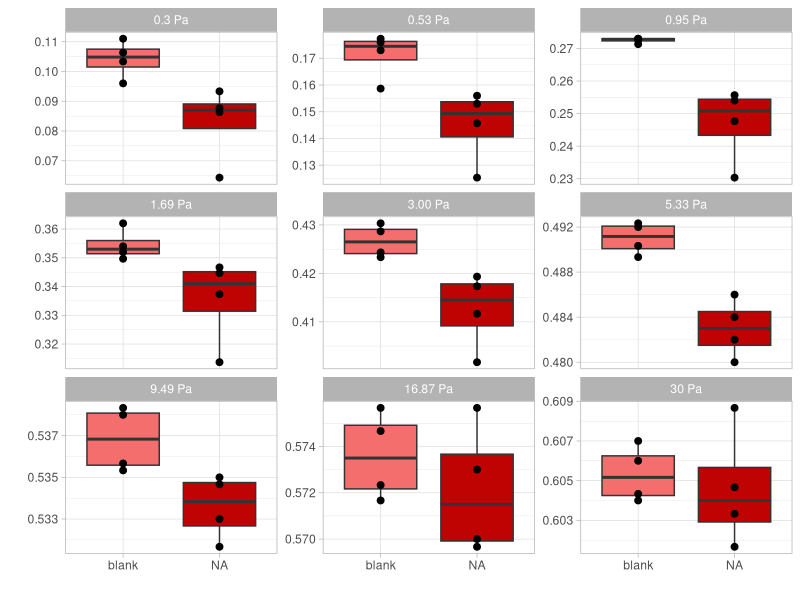
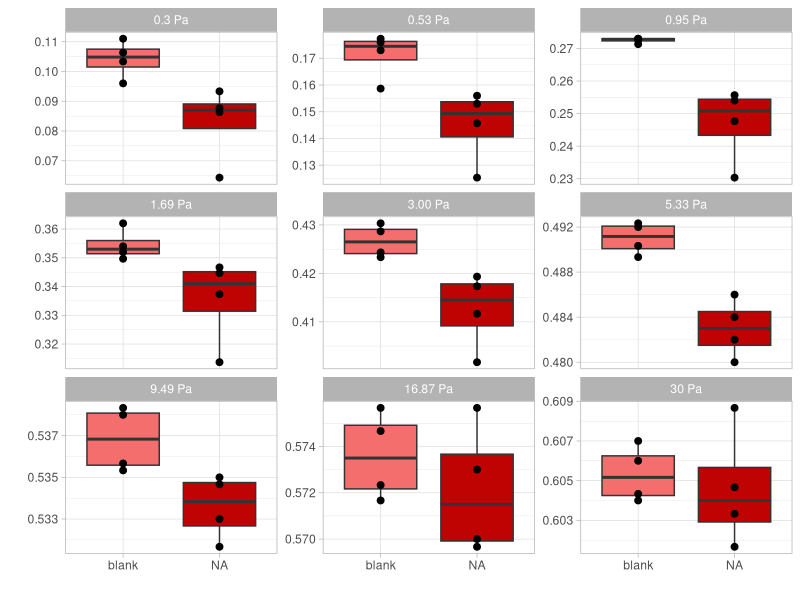

These charts were generated, in order, by the following R code:
library(ggplot2)
library(ggpubr)
library(openxlsx)
library(data.table)


all_Data <- data.table(
  read.xlsx("LoRRca_deformability.xlsx"))

#use_Data <- subset(
 # all_Data, shear == 0.53)

f.sample <- factor(
  all_Data$sample, level = c("blank", "CDNB15","CDNB60"))

ggplot(data = all_Data,
       aes(x = f.sample, 
           y = EI)) +
  
  geom_boxplot(show.legend = FALSE, aes(fill = sample)) +
  scale_fill_manual(values=c("#f56e6e", "#bf0202", "#d1d1d1"), name ="") +
  
  facet_wrap(~factor(shear,
             level = c(0.3, 0.53, 0.95, 1.69, 3.00, 5.33, 9.49, 16.87, 30),
             labels = c("0.3 Pa", 
                        "0.53 Pa", 
                        "0.95 Pa", 
                        "1.69 Pa", 
                        "3.00 Pa", 
                        "5.33 Pa", 
                        "9.49 Pa", 
                        "16.87 Pa", 
                        "30 Pa")), scales = "free_y") +
  
  geom_point(color = "#000000", size = 2) +
  
  labs(
    # title = (""), 
    x="", 
    y="") +
  
  theme(
    plot.title = element_blank()
  ) +
  
  theme_light() +
  
  stat_compare_means(comparisons = list(c("CDNB15","CDNB60"),
                                        c("blank","CDNB15"),
                                        c("blank","CDNB60")),
                     label = "p.signif", method = "wilcox.test")


ggsave("result_deformabilityy.tiff", path = "C:/Users/miri/Desktop/R/R-graphs/Graphs and figures", units = "in", dpi=300, compression = 'lzw', width = 8, height = 12)
